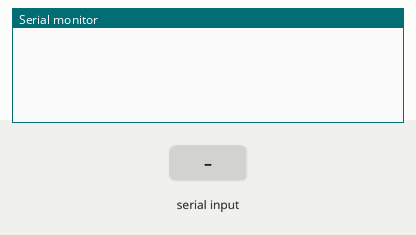
This sketch was run on a simulated Arduino Uno, built with avr-gcc and run on an emulated ATmega328P. Shown: the last lines printed to the serial monitor. Inputs (shaded band) come from the test bench.

Above: at 3.2 s.
3.3 s: "90,45,200n" received over the second serial link
At 4.3 s:
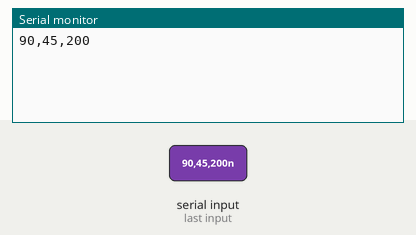
4.8 s: "90,45n" received over the second serial link
At 5.5 s:
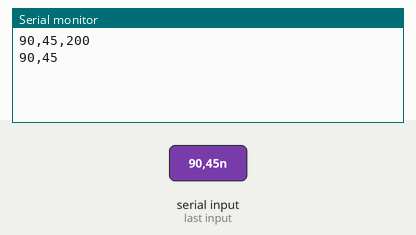
6.3 s: "90,45,200,10n" received over the second serial link
At 7.5 s:
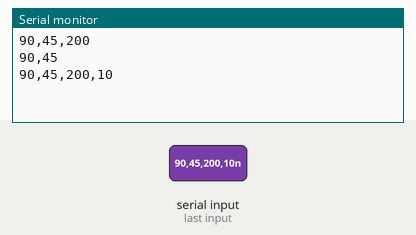
7.8 s: "90,45,200,10,150,30n" received over the second serial link
At 9.0 s:
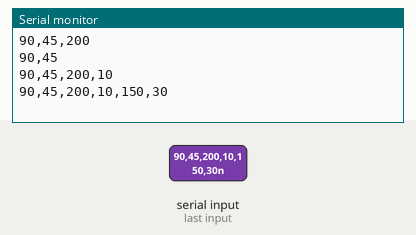
9.3 s: "5n" received over the second serial link
At 10.1 s:
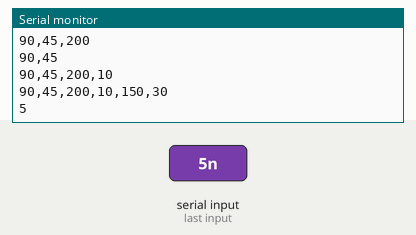

Measured:
- after the input at 3.3 s, the serial monitor: prints a new line at once (image 1)
- after the input at 4.8 s, the serial monitor: prints a new line at once (image 2)
- after the input at 6.3 s, the serial monitor: prints a new line at once (image 3)
- after the input at 7.8 s, the serial monitor: prints a new line at once (image 4)
- after the input at 9.3 s, the serial monitor: prints a new line at once (image 5)

The sketch:

ReceiverHC12.ino
```cpp
#include <SoftwareSerial.h>
String input;

int lr;//left and right on Left Joystick
int bf;//back and front on Left Joystick
int rotate;//left and right on Right Joystick
int nothing;//not being used yet,up and down on the right joystick
int jSWleft;//button on the left joystick
int jSWright;//button on the right joystick
int btnLeft;//small button on the left
int btnRight;//small button on the right

int flipflop1;
int flipflop2;
const char delimiter = ',';
SoftwareSerial HC12(4, 5);
void setup()
{
  Serial.begin(9600);
  HC12.begin(9600);
  delay(2000);
}
void loop(){
   if(HC12.available())
   {
   input = HC12.readStringUntil('n');

   if (input.length() > 0)
       {
         Serial.println(input);

         flipflop1 = input.indexOf(delimiter);
         lr = input.substring(0, flipflop1).toInt();

         flipflop2 = input.indexOf(delimiter, flipflop1+1);
         bf = input.substring(flipflop1+1, flipflop2).toInt();

         flipflop1 = input.indexOf(delimiter, flipflop2+1);
         rotate = input.substring(flipflop2+1, flipflop1).toInt();

         flipflop2 = input.indexOf(delimiter, flipflop1+1);
         jSWright = input.substring(flipflop1+1, flipflop2).toInt();

         flipflop1 = input.indexOf(delimiter);
         btnLeft = input.substring(0, flipflop1).toInt();

         flipflop2 = input.indexOf(delimiter, flipflop1+1);
         btnRight = input.substring(flipflop1+1, flipflop2).toInt();


         nothing = input.substring(flipflop2+1).toInt();

         delay(10);
      }
  }
}

//These might be useful to you --yAya

//indexOf()
//  Description
//  Locates a character or String within another String. By default, searches from the beginning of the String, but can also start from a given index, allowing for the locating of all instances of the character or String.
//
//  Syntax
//  myString.indexOf(val)
//  myString.indexOf(val, from)
//
//  Parameters
//  myString: a variable of type String.
//  val: the value to search for. Allowed data types: char, String.
//  from: the index to start the search from.
//
//  Returns
//  The index of val within the String, or -1 if not found.


//substring()

//  Description
//  Get a substring of a String. The starting index is inclusive (the corresponding character is included in the substring),
//  but the optional ending index is exclusive (the corresponding character is not included in the substring).
//  If the ending index is omitted, the substring continues to the end of the String
//
//  Syntax
//  myString.substring(from)
//  myString.substring(from, to)
//
//  Parameters
//  myString: a variable of type String.
//  from: the index to start the substring at.
//  to (optional): the index to end the substring before.
```
